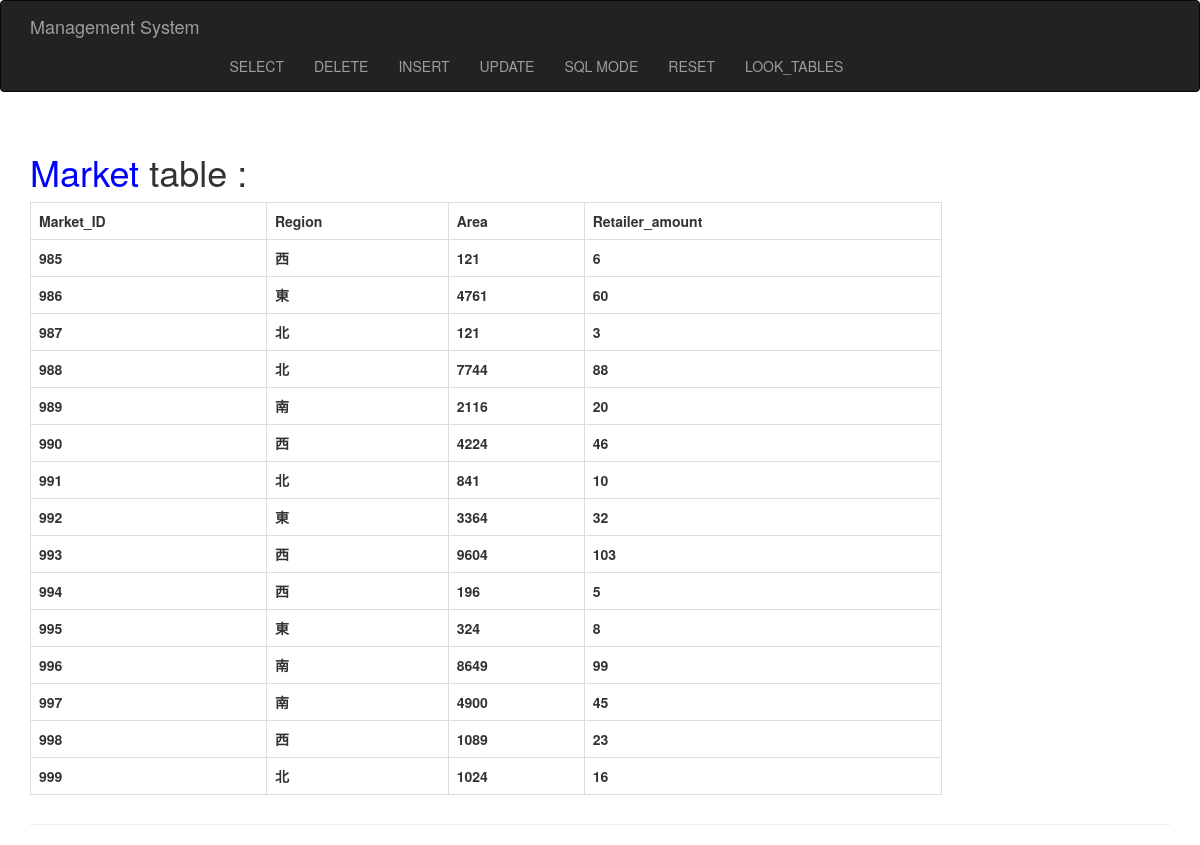
Screenshot of /tables/Market with the database file from the repository.
### tables this page shows
CREATE TABLE Market(
	Market_ID INTEGER PRIMARY KEY,
	Region TEXT NOT NULL,
	Area INTEGER NOT NULL,
	Retailer_amount INTEGER NOT NULL
);

### dbms/button.py (the view)
@bp.route('/tables/<table>')
def table_btn(table):
    content = get_db().execute("SELECT * FROM " + table).fetchall()
    return render_template('enter.html', table=table, content=content)

### dbms/db.py (called while the page is built)
def get_db():
    if 'db' not in g:
        g.db = sqlite3.connect(
            current_app.config['DATABASE'],
            detect_types=sqlite3.PARSE_DECLTYPES
        )
        g.db.row_factory = sqlite3.Row
    return g.db

### dbms/templates/enter.html (shortened to what this page needs)
{% extends "base.html" %}
{% block page_content %}
<div class="page-header">
	<h1><font color="blue">{{ table }}</font> table :</h1>
	<table class="table-hover table-bordered table" style="width: 80%;">
		<tr>
			{% if content %}
				{% for key in content[0].keys() %}
					<th>{{ key }}</th>
				{% endfor %}
			{% endif %}
		</tr>
		{% if content %}
			{% for row in content %}
				<tr>
				{% for key in content[0].keys() %}
				<th>{{ row[key] }}</th>
				{% endfor %}
				</tr>
			{% endfor %}
		{% endif %}
	</table>
</div>
{% endblock %}

### rows the page displays
Market: Market_ID "985" "西" "121" "6"
Market: Market_ID "986" "東" "4761" "60"
Market: Market_ID "987" "北" "121" "3"
Market: Market_ID "988" "北" "7744" "88"
Market: Market_ID "989" "南" "2116" "20"
Market: Market_ID "990" "西" "4224" "46"
Market: Market_ID "991" "北" "841" "10"
Market: Market_ID "992" "東" "3364" "32"
Market: Market_ID "993" "西" "9604" "103"
Market: Market_ID "994" "西" "196" "5"
Market: Market_ID "995" "東" "324" "8"
Market: Market_ID "996" "南" "8649" "99"
Market: Market_ID "997" "南" "4900" "45"
Market: Market_ID "998" "西" "1089" "23"
Market: Market_ID "999" "北" "1024" "16"

### other values shown
{{ table }} "Market"
{{ key }} "Market_ID" "Region" "Area" "Retailer_amount"
